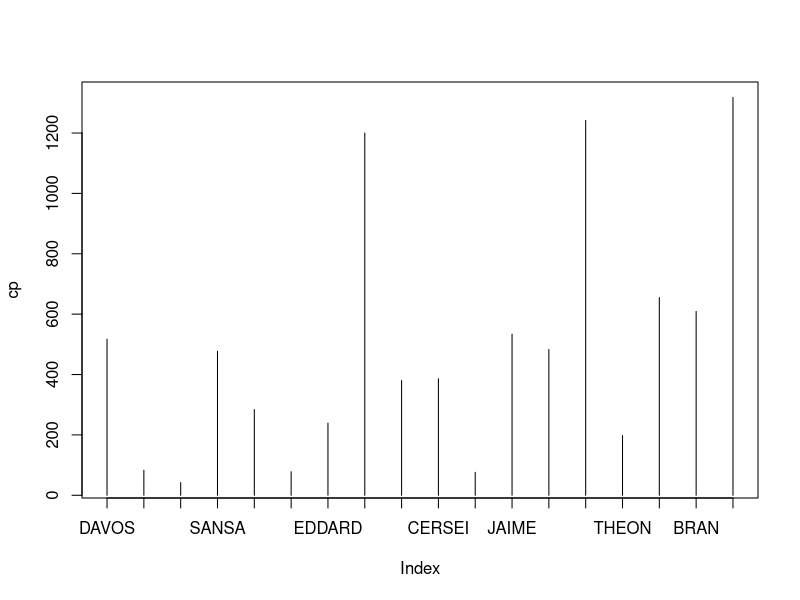

The R source for this figure: (Note: this script raises an error after producing the figure.)
pov <- c('DAVOS', 'REEK', 'VICTARION', 'SANSA', 'BRIENNE', 'MELISANDRE', 'EDDARD', 'TYRION', 'SAMWELL', 'CERSEI', 'ALAYNE', 'JAIME', 'CATELYN', 'DAENERYS', 'THEON', 'ARYA', 'BRAN', 'JON')
col <- c(517, 83, 42, 477, 284, 78, 239, 1200, 380, 386, 76, 534, 483, 1242, 198, 655, 609, 1318)
cp <- array(col, dimnames=list(pov))
plot(cp, type="h", xaxt="n")
axis(1, at=seq(1:18), labels=pov)

png(file="/home/boris/Work/Martin_tutorial/code/colors/plot_all_POV.png", width=1550 , height=500)
plot(md, type="h", xaxt="n")
axis(1, at=seq(1:18), labels=pov)
dev.off()

pov1 <- c("Davos", "Reek", "Victarion", "Sansa", "Brienne", "Melisandre", "Eddard", "Tyrion", "Samwell", "Cersei", "Alayne", "Jaime", "Catelyn", "Daenerys", "Theon", "Arya", "Bran", "Jon")
col1 <- c(0.0165170441839, 0.0101059296238, 0.0216383307573, 0.0108569477637, 0.0114474585836, 0.0270083102493, 0.0088172360363, 0.0107664839355, 0.013764624914, 0.0108907259543, 0.00881670533643, 0.0126396515811, 0.00995650471027, 0.0146327670303, 0.0106583409593, 0.0115795986918, 0.0136749449859, 0.0124022546132)
cp1 <- array(col1, dimnames=list(pov1))
plot(cp1, type="h", xaxt="n")
axis(1, at=seq(1:18), labels=pov1)

png(file="/home/boris/Work/Martin_tutorial/code/colors/plot_rel_POV.png", width=1550 , height=500)
plot(cp1, type="h", xaxt="n")
axis(1, at=seq(1:18), labels=pov1)
dev.off()

# variety

povvar <- c("Davos", "Reek", "Victarion", "Sansa", "Brienne", "Melisandre", "Eddard", "Tyrion", "Samwell", "Cersei", "Alayne", "Jaime", "Catelyn", "Daenerys", "Theon", "Arya", "Bran", "Jon")
colvar <- c(25, 10, 9, 27, 18, 11, 20, 30, 17, 21, 13, 26, 22, 36, 14, 19, 18, 27)
cp2 <- array(colvar, dimnames=list(povvar))
plot(cp2, type="h", xaxt="n")
axis(1, at=seq(1:18), labels=povvar)

png(file="/home/boris/Work/Martin_tutorial/code/colors/plot_var_POV.png", width=1550 , height=500)
plot(cp2, type="h", xaxt="n")
axis(1, at=seq(1:18), labels=povvar)
dev.off()

# Tyrion color variation

tyr <- c(3, 7, 6, 6, 9, 2, 8, 13, 6, 9, 6, 10, 9, 8, 8, 7, 4, 10, 8, 5, 6, 10, 9, 11, 8, 11, 12, 3, 16, 13, 7, 6, 18, 13, 8, 14, 10, 11, 13, 14, 12, 11, 11, 6)

mt <- mean(tyr)
mt
mdt <- median(tyr)
mdt

mdt_p <- c(9, 9, 9, 9, 9, 9, 9, 9, 9, 9, 9, 9, 9, 9, 9, 9, 9, 9, 9, 9, 9, 9, 9, 9, 9, 9, 9, 9, 9, 9, 9, 9, 9, 9, 9, 9, 9, 9, 9, 9, 9, 9, 9, 9)

# tyr[29]

plot(tyr, type='b')
lines(mdt_p, type='l', col='blue')


png(file="/home/boris/Work/Martin_tutorial/code/colors/plot_var_Tyrion.png", width=1550 , height=500)
plot(tyr, type='b')
lines(mdt_p, type='l', col='blue')
dev.off()